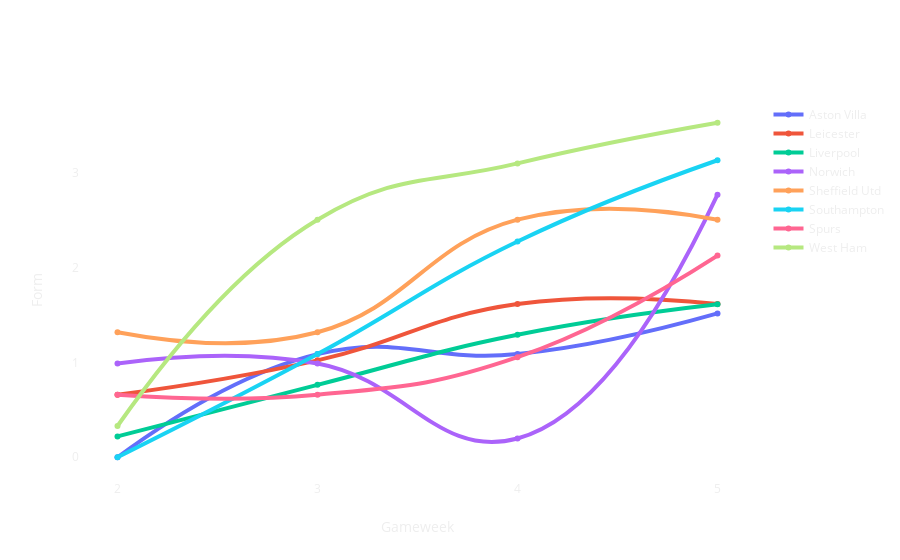

The cell this chart's notebook holds for it:
### Code cell
form_plot(df_form, limit_form=1.5)

### Figure 1 — Plotly figure (JSON) as saved in the notebook; plotly's stock layout.template omitted (floating-point values rounded to 4 significant figures)
{"data": [{"hoverlabel": {"bgcolor": "white", "bordercolor": "#404040", "font": {"color": "#404040"}}, "hovertemplate": "<b>Aston Villa</b></br></br></br>Form: %{y}</br>%{text}</br></br><extra></extra>", "line": {"shape": "spline", "smoothing": 1.3, "width": 4}, "mode": "lines+markers", "name": "Aston Villa", "text": ["1:2 vs Bournemouth (H)", "2:0 vs Everton (H)", "1:0 vs Crystal Palace (A)", "0:0 vs West Ham (H)"], "type": "scatter", "x": [2, 3, 4, 5], "y": [0, 1.089, 1.089, 1.518]}, {"hoverlabel": {"bgcolor": "white", "bordercolor": "#404040", "font": {"color": "#404040"}}, "hovertemplate": "<b>Leicester</b></br></br></br>Form: %{y}</br>%{text}</br></br><extra></extra>", "line": {"shape": "spline", "smoothing": 1.3, "width": 4}, "mode": "lines+markers", "name": "Leicester", "text": ["1:1 vs Chelsea (A)", "1:2 vs Sheffield Utd (A)", "3:1 vs Bournemouth (H)", "1:0 vs Man Utd (A)"], "type": "scatter", "x": [2, 3, 4, 5], "y": [0.66, 1.023, 1.617, 1.617]}, {"hoverlabel": {"bgcolor": "white", "bordercolor": "#404040", "font": {"color": "#404040"}}, "hovertemplate": "<b>Liverpool</b></br></br></br>Form: %{y}</br>%{text}</br></br><extra></extra>", "line": {"shape": "spline", "smoothing": 1.3, "width": 4}, "mode": "lines+markers", "name": "Liverpool", "text": ["1:2 vs Southampton (A)", "3:1 vs Arsenal (H)", "0:3 vs Burnley (A)", "3:1 vs Newcastle (H)"], "type": "scatter", "x": [2, 3, 4, 5], "y": [0.22, 0.7645, 1.292, 1.614]}, {"hoverlabel": {"bgcolor": "white", "bordercolor": "#404040", "font": {"color": "#404040"}}, "hovertemplate": "<b>Norwich</b></br></br></br>Form: %{y}</br>%{text}</br></br><extra></extra>", "line": {"shape": "spline", "smoothing": 1.3, "width": 4}, "mode": "lines+markers", "name": "Norwich", "text": ["3:1 vs Newcastle (H)", "2:3 vs Chelsea (H)", "2:0 vs West Ham (A)", "3:2 vs Man City (H)"], "type": "scatter", "x": [2, 3, 4, 5], "y": [0.99, 0.99, 0.198, 2.772]}, {"hoverlabel": {"bgcolor": "white", "bordercolor": "#404040", "font": {"color": "#404040"}}, "hovertemplate": "<b>Sheffield Utd</b></br></br></br>Form: %{y}</br>%{text}</br></br><extra></extra>", "line": {"shape": "spline", "smoothing": 1.3, "width": 4}, "mode": "lines+markers", "name": "Sheffield Utd", "text": ["1:0 vs Crystal Palace (H)", "1:2 vs Leicester (H)", "2:2 vs Chelsea (A)", "0:1 vs Southampton (H)"], "type": "scatter", "x": [2, 3, 4, 5], "y": [1.32, 1.32, 2.508, 2.508]}, {"hoverlabel": {"bgcolor": "white", "bordercolor": "#404040", "font": {"color": "#404040"}}, "hovertemplate": "<b>Southampton</b></br></br></br>Form: %{y}</br>%{text}</br></br><extra></extra>", "line": {"shape": "spline", "smoothing": 1.3, "width": 4}, "mode": "lines+markers", "name": "Southampton", "text": ["1:2 vs Liverpool (H)", "0:2 vs Brighton (A)", "1:1 vs Man Utd (H)", "0:1 vs Sheffield Utd (A)"], "type": "scatter", "x": [2, 3, 4, 5], "y": [0, 1.089, 2.277, 3.135]}, {"hoverlabel": {"bgcolor": "white", "bordercolor": "#404040", "font": {"color": "#404040"}}, "hovertemplate": "<b>Spurs</b></br></br></br>Form: %{y}</br>%{text}</br></br><extra></extra>", "line": {"shape": "spline", "smoothing": 1.3, "width": 4}, "mode": "lines+markers", "name": "Spurs", "text": ["2:2 vs Man City (A)", "0:1 vs Newcastle (H)", "2:2 vs Arsenal (A)", "4:0 vs Crystal Palace (H)"], "type": "scatter", "x": [2, 3, 4, 5], "y": [0.66, 0.66, 1.056, 2.129]}, {"hoverlabel": {"bgcolor": "white", "bordercolor": "#404040", "font": {"color": "#404040"}}, "hovertemplate": "<b>West Ham</b></br></br></br>Form: %{y}</br>%{text}</br></br><extra></extra>", "line": {"shape": "spline", "smoothing": 1.3, "width": 4}, "mode": "lines+markers", "name": "West Ham", "text": ["1:1 vs Brighton (A)", "1:3 vs Watford (A)", "2:0 vs Norwich (H)", "0:0 vs Aston Villa (A)"], "type": "scatter", "x": [2, 3, 4, 5], "y": [0.33, 2.508, 3.102, 3.531]}], "layout": {"hovermode": "closest", "legend": {"bgcolor": "rgba(0,0,0,0)", "font": {"color": "#eee"}, "traceorder": "normal"}, "paper_bgcolor": "rgba(0,0,0,0)", "plot_bgcolor": "rgba(0,0,0,0)", "scene": {"bgcolor": "rgba(0,0,0,0)"}, "xaxis": {"color": "#eee", "dtick": 1, "showgrid": true, "tick0": 1, "title": {"text": "Gameweek"}, "zeroline": true}, "yaxis": {"color": "#eee", "dtick": 1, "showgrid": false, "tick0": 1, "title": {"text": "Form"}, "zeroline": false}}}
